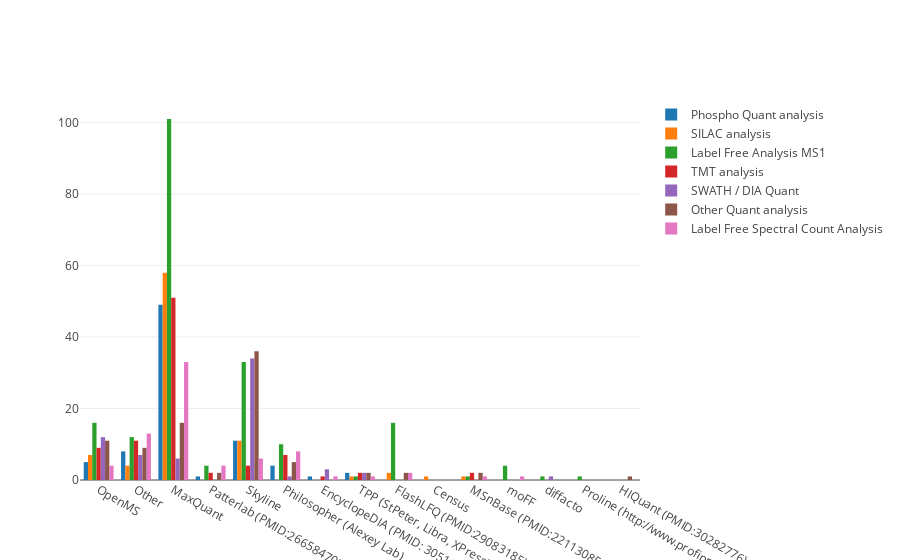

Notebook cell for this chart:
### Markdown cell above
## Which of these software do you use for your Quant Analysis

These plots will show the usage of Quantification software.

### Code cell
question = "Which of these software do you use for your Quant Analysis"
data = get_multioption_bar_data(data_df, question)
layout = go.Layout(barmode='group')
fig = go.Figure(data=data, layout=layout)
iplot(fig, filename='grouped-bar')

### Figure 1 — Plotly figure (JSON) as saved in the notebook; plotly's stock layout.template omitted (floating-point values rounded to 4 significant figures)
{"data": [{"name": "Phospho Quant analysis", "type": "bar", "uid": "cdb25a00-4b11-4d43-a229-593f7b11f4a8", "x": ["OpenMS", "Other", "MaxQuant", "Patterlab (PMID:26658470)", "Skyline", "Philosopher (Alexey Lab)", "EncyclopeDIA (PMID: 30510204)", "TPP (StPeter, Libra, XPress)"], "y": [5, 8, 49, 1, 11, 4, 1, 2]}, {"name": "SILAC analysis", "type": "bar", "uid": "c8979f07-f40d-4ccc-ba2e-7ca215353352", "x": ["FlashLFQ (PMID:29083185)", "Census", "Other", "MaxQuant", "OpenMS", "Skyline", "MSnBase (PMID:22113085)", "TPP (StPeter, Libra, XPress)"], "y": [2, 1, 4, 58, 7, 11, 1, 1]}, {"name": "Label Free Analysis MS1", "type": "bar", "uid": "f9fce532-c00d-45d8-b361-04ff0c14a89e", "x": ["Other", "MaxQuant", "Patterlab (PMID:26658470)", "Skyline", "Philosopher (Alexey Lab)", "moFF", "OpenMS", "FlashLFQ (PMID:29083185)", "MSnBase (PMID:22113085)", "diffacto", "Proline (http://www.profiproteomics.fr)", "TPP (StPeter, Libra, XPress)"], "y": [12, 101, 4, 33, 10, 4, 16, 16, 1, 1, 1, 1]}, {"name": "TMT analysis", "type": "bar", "uid": "ddcc720d-a47a-49df-abdb-5b8358b68223", "x": ["OpenMS", "Other", "MSnBase (PMID:22113085)", "MaxQuant", "Patterlab (PMID:26658470)", "Skyline", "Philosopher (Alexey Lab)", "EncyclopeDIA (PMID: 30510204)", "TPP (StPeter, Libra, XPress)"], "y": [9, 11, 2, 51, 2, 4, 7, 1, 2]}, {"name": "SWATH / DIA Quant", "type": "bar", "uid": "081e64ee-ef39-40a5-b017-1f7f936ff33d", "x": ["OpenMS", "Other", "MaxQuant", "Skyline", "diffacto", "Philosopher (Alexey Lab)", "EncyclopeDIA (PMID: 30510204)", "TPP (StPeter, Libra, XPress)"], "y": [12, 7, 6, 34, 1, 1, 3, 2]}, {"name": "Other Quant analysis", "type": "bar", "uid": "ad653bd5-8dc3-4fcf-8d65-2dc1e272fabb", "x": ["FlashLFQ (PMID:29083185)", "OpenMS", "Other", "HIQuant (PMID:30282776)", "MaxQuant", "MSnBase (PMID:22113085)", "Patterlab (PMID:26658470)", "Skyline", "Philosopher (Alexey Lab)", "TPP (StPeter, Libra, XPress)"], "y": [2, 11, 9, 1, 16, 2, 2, 36, 5, 2]}, {"name": "Label Free Spectral Count Analysis", "type": "bar", "uid": "fa538c38-f866-41bf-ad0b-62cfcc0449db", "x": ["Other", "MaxQuant", "OpenMS", "Skyline", "Philosopher (Alexey Lab)", "moFF", "Patterlab (PMID:26658470)", "FlashLFQ (PMID:29083185)", "MSnBase (PMID:22113085)", "EncyclopeDIA (PMID: 30510204)", "TPP (StPeter, Libra, XPress)"], "y": [13, 33, 4, 6, 8, 1, 4, 2, 1, 1, 1]}], "layout": {"barmode": "group"}}
